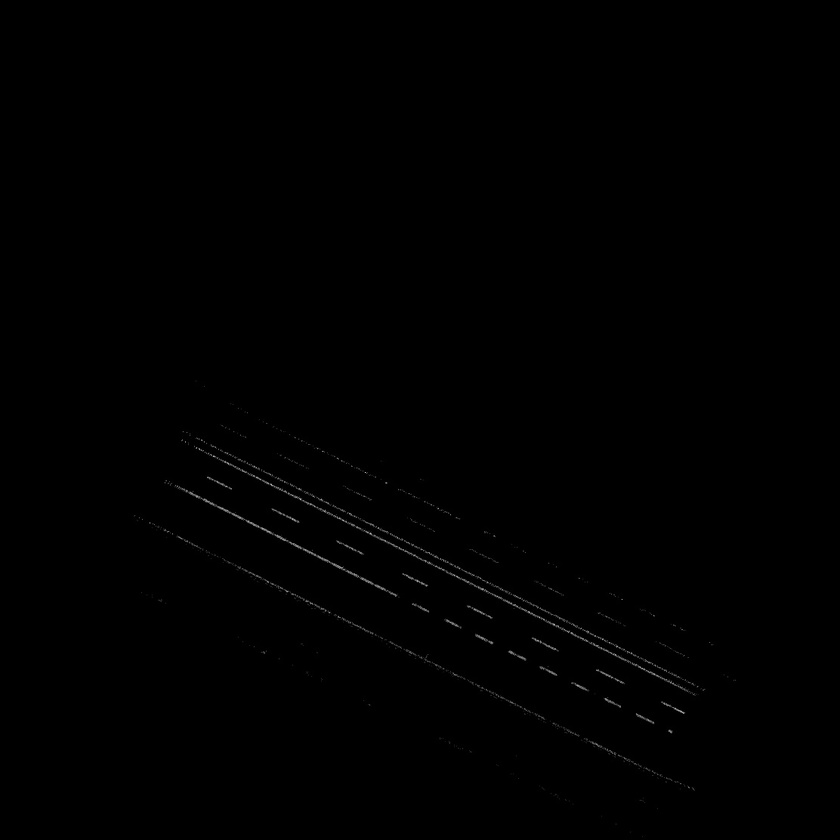
#> input picture code/points.jpg, 840 x 840 px, shrunk from 1112 x 1112 before the run
$ python link_edges.py
#> lines starting #> are read from the running program, lines starting #| are printed output that depends on the picture
import cv2
import numpy as np
from collections import deque
import matplotlib.pyplot as plt

image = cv2.imread('points.jpg', cv2.IMREAD_GRAYSCALE)
#> image is the input picture: shape (840, 840); min 0, max 189, mean 0.6

threshold_high = 90
threshold_low = 20

image = cv2.copyMakeBorder(image, 1, 1, 1, 1, cv2.BORDER_CONSTANT, value=0)
#> image: shape (842, 842)

image = cv2.dilate(image, kernel=np.ones((4, 4)))
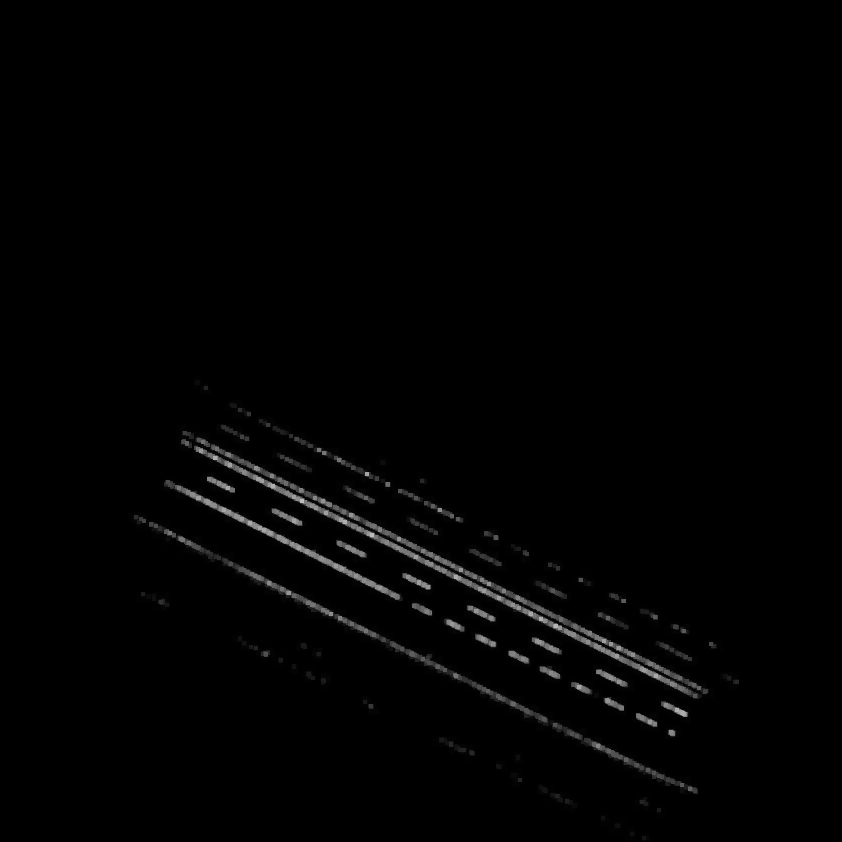
#> image: shape (842, 842); min 0, max 189, mean 2.4

image = np.where(image < threshold_low, 0, image)
image = np.where(image > threshold_low, 255, image)
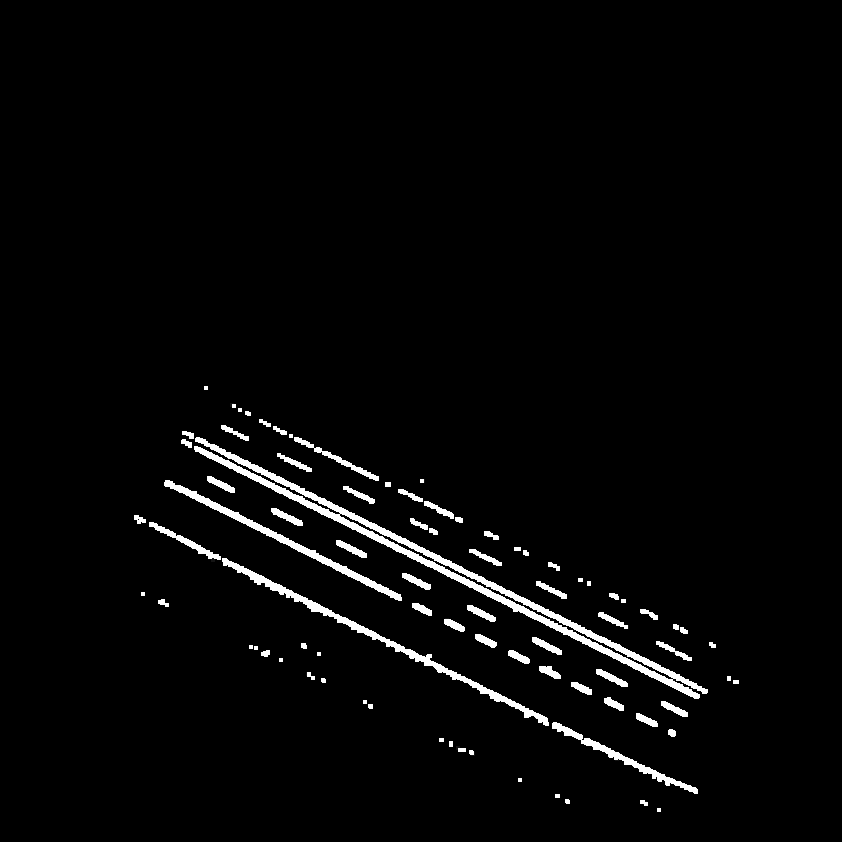
#> image: shape (842, 842); min 0, max 255, mean 6.9

cv2.imwrite('result.png', image)
